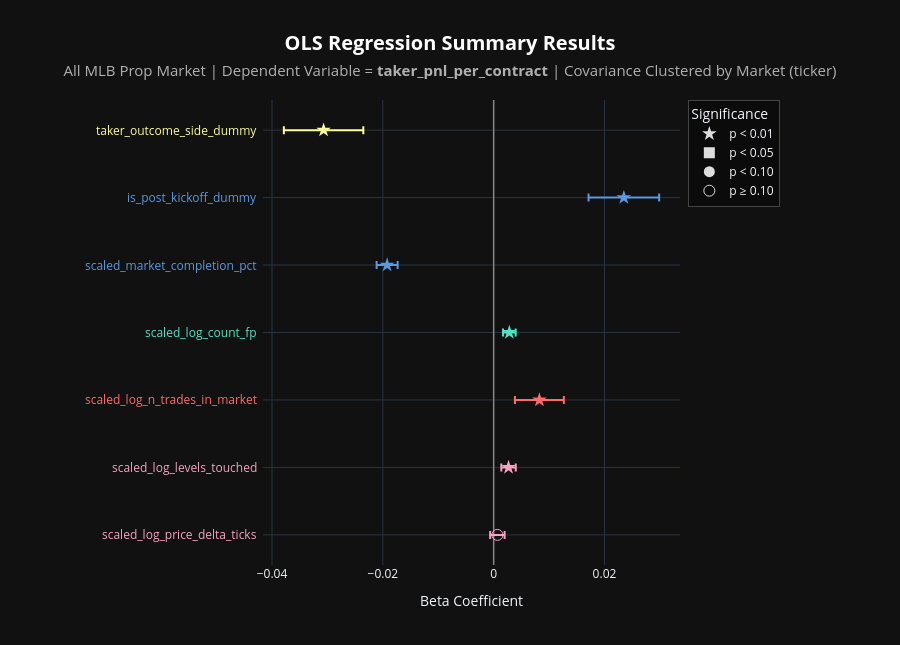

Source (notebook cell):
### Code cell
# Regression Analysis: Taker PnL
# Note, hover for regression details

graph_regression(
    df           = kalshi_df,
    graph_title  = "All MLB",
    side         = 'taker',
    n_req_trades = 500,
    show_const   = False
)

### Figure 1 — Plotly figure (JSON) as saved in the notebook; plotly's stock layout.template omitted (floating-point values rounded to 4 significant figures)
{"data": [{"customdata": [[0.3129, 0.0006658, 1.009, 0.231, 0.0005609, 1.198, 1.187, -0.000633, 0.001977]], "error_x": {"array": [0.001305], "color": "#F7A2C0", "type": "data", "visible": true}, "hovertemplate": "<b>Independent Variable:</b> %{y}<br><b>Beta:</b> %{x:.4f}<br><b>95% CI:</b> [%{customdata[7]:.4f}, %{customdata[8]:.4f}]<br><br><b>Clustered (by ticker):</b><br>p-value: %{customdata[0]:.4f}<br>Std Error: %{customdata[1]:.4f}<br>t-statistic: %{customdata[2]:.2f}<br><br><b>Naive (non-clustered):</b><br>p-value: %{customdata[3]:.4f}<br>Std Error: %{customdata[4]:.4f}<br>t-statistic: %{customdata[5]:.2f}<br><br><b>SE inflation (clustered / naive):</b> %{customdata[6]:.2f}x<extra></extra>", "marker": {"color": "#F7A2C0", "size": 11, "symbol": "circle-open"}, "mode": "markers", "showlegend": false, "type": "scatter", "x": [0.0006719], "y": ["scaled_log_price_delta_ticks"]}, {"customdata": [[5.589e-05, 0.0006651, 4.03, 2.252e-06, 0.0005666, 4.729, 1.174, 0.001376, 0.003983]], "error_x": {"array": [0.001303], "color": "#F7A2C0", "type": "data", "visible": true}, "hovertemplate": "<b>Independent Variable:</b> %{y}<br><b>Beta:</b> %{x:.4f}<br><b>95% CI:</b> [%{customdata[7]:.4f}, %{customdata[8]:.4f}]<br><br><b>Clustered (by ticker):</b><br>p-value: %{customdata[0]:.4f}<br>Std Error: %{customdata[1]:.4f}<br>t-statistic: %{customdata[2]:.2f}<br><br><b>Naive (non-clustered):</b><br>p-value: %{customdata[3]:.4f}<br>Std Error: %{customdata[4]:.4f}<br>t-statistic: %{customdata[5]:.2f}<br><br><b>SE inflation (clustered / naive):</b> %{customdata[6]:.2f}x<extra></extra>", "marker": {"color": "#F7A2C0", "size": 11, "symbol": "star"}, "mode": "markers", "showlegend": false, "type": "scatter", "x": [0.00268], "y": ["scaled_log_levels_touched"]}, {"customdata": [[0.0002486, 0.002251, 3.664, 7.967e-235, 0.000252, 32.72, 8.932, 0.003835, 0.01266]], "error_x": {"array": [0.004412], "color": "#FF6B6B", "type": "data", "visible": true}, "hovertemplate": "<b>Independent Variable:</b> %{y}<br><b>Beta:</b> %{x:.4f}<br><b>95% CI:</b> [%{customdata[7]:.4f}, %{customdata[8]:.4f}]<br><br><b>Clustered (by ticker):</b><br>p-value: %{customdata[0]:.4f}<br>Std Error: %{customdata[1]:.4f}<br>t-statistic: %{customdata[2]:.2f}<br><br><b>Naive (non-clustered):</b><br>p-value: %{customdata[3]:.4f}<br>Std Error: %{customdata[4]:.4f}<br>t-statistic: %{customdata[5]:.2f}<br><br><b>SE inflation (clustered / naive):</b> %{customdata[6]:.2f}x<extra></extra>", "marker": {"color": "#FF6B6B", "size": 11, "symbol": "star"}, "mode": "markers", "showlegend": false, "type": "scatter", "x": [0.008248], "y": ["scaled_log_n_trades_in_market"]}, {"customdata": [[1.257e-06, 0.000583, 4.846, 3.851e-32, 0.0002394, 11.8, 2.435, 0.001683, 0.003968]], "error_x": {"array": [0.001143], "color": "#50E3C2", "type": "data", "visible": true}, "hovertemplate": "<b>Independent Variable:</b> %{y}<br><b>Beta:</b> %{x:.4f}<br><b>95% CI:</b> [%{customdata[7]:.4f}, %{customdata[8]:.4f}]<br><br><b>Clustered (by ticker):</b><br>p-value: %{customdata[0]:.4f}<br>Std Error: %{customdata[1]:.4f}<br>t-statistic: %{customdata[2]:.2f}<br><br><b>Naive (non-clustered):</b><br>p-value: %{customdata[3]:.4f}<br>Std Error: %{customdata[4]:.4f}<br>t-statistic: %{customdata[5]:.2f}<br><br><b>SE inflation (clustered / naive):</b> %{customdata[6]:.2f}x<extra></extra>", "marker": {"color": "#50E3C2", "size": 11, "symbol": "star"}, "mode": "markers", "showlegend": false, "type": "scatter", "x": [0.002826], "y": ["scaled_log_count_fp"]}, {"customdata": [[5.061e-88, 0.0009668, -19.89, 0, 0.0002746, -70.02, 3.52, -0.02112, -0.01733]], "error_x": {"array": [0.001895], "color": "#5A99E0", "type": "data", "visible": true}, "hovertemplate": "<b>Independent Variable:</b> %{y}<br><b>Beta:</b> %{x:.4f}<br><b>95% CI:</b> [%{customdata[7]:.4f}, %{customdata[8]:.4f}]<br><br><b>Clustered (by ticker):</b><br>p-value: %{customdata[0]:.4f}<br>Std Error: %{customdata[1]:.4f}<br>t-statistic: %{customdata[2]:.2f}<br><br><b>Naive (non-clustered):</b><br>p-value: %{customdata[3]:.4f}<br>Std Error: %{customdata[4]:.4f}<br>t-statistic: %{customdata[5]:.2f}<br><br><b>SE inflation (clustered / naive):</b> %{customdata[6]:.2f}x<extra></extra>", "marker": {"color": "#5A99E0", "size": 11, "symbol": "star"}, "mode": "markers", "showlegend": false, "type": "scatter", "x": [-0.01923], "y": ["scaled_market_completion_pct"]}, {"customdata": [[4.971e-13, 0.003251, 7.226, 2.061e-234, 0.0007185, 32.69, 4.525, 0.01712, 0.02986]], "error_x": {"array": [0.006371], "color": "#5A99E0", "type": "data", "visible": true}, "hovertemplate": "<b>Independent Variable:</b> %{y}<br><b>Beta:</b> %{x:.4f}<br><b>95% CI:</b> [%{customdata[7]:.4f}, %{customdata[8]:.4f}]<br><br><b>Clustered (by ticker):</b><br>p-value: %{customdata[0]:.4f}<br>Std Error: %{customdata[1]:.4f}<br>t-statistic: %{customdata[2]:.2f}<br><br><b>Naive (non-clustered):</b><br>p-value: %{customdata[3]:.4f}<br>Std Error: %{customdata[4]:.4f}<br>t-statistic: %{customdata[5]:.2f}<br><br><b>SE inflation (clustered / naive):</b> %{customdata[6]:.2f}x<extra></extra>", "marker": {"color": "#5A99E0", "size": 11, "symbol": "star"}, "mode": "markers", "showlegend": false, "type": "scatter", "x": [0.02349], "y": ["is_post_kickoff_dummy"]}, {"customdata": [[4.882e-17, 0.003659, -8.389, 0, 0.0005963, -51.48, 6.136, -0.03786, -0.02352]], "error_x": {"array": [0.007171], "color": "#FDFD96", "type": "data", "visible": true}, "hovertemplate": "<b>Independent Variable:</b> %{y}<br><b>Beta:</b> %{x:.4f}<br><b>95% CI:</b> [%{customdata[7]:.4f}, %{customdata[8]:.4f}]<br><br><b>Clustered (by ticker):</b><br>p-value: %{customdata[0]:.4f}<br>Std Error: %{customdata[1]:.4f}<br>t-statistic: %{customdata[2]:.2f}<br><br><b>Naive (non-clustered):</b><br>p-value: %{customdata[3]:.4f}<br>Std Error: %{customdata[4]:.4f}<br>t-statistic: %{customdata[5]:.2f}<br><br><b>SE inflation (clustered / naive):</b> %{customdata[6]:.2f}x<extra></extra>", "marker": {"color": "#FDFD96", "size": 11, "symbol": "star"}, "mode": "markers", "showlegend": false, "type": "scatter", "x": [-0.03069], "y": ["taker_outcome_side_dummy"]}, {"hoverinfo": "skip", "marker": {"color": "#dddddd", "size": 11, "symbol": "star"}, "mode": "markers", "name": "p < 0.01", "showlegend": true, "type": "scatter", "x": [null], "y": [null]}, {"hoverinfo": "skip", "marker": {"color": "#dddddd", "size": 11, "symbol": "square"}, "mode": "markers", "name": "p < 0.05", "showlegend": true, "type": "scatter", "x": [null], "y": [null]}, {"hoverinfo": "skip", "marker": {"color": "#dddddd", "size": 11, "symbol": "circle"}, "mode": "markers", "name": "p < 0.10", "showlegend": true, "type": "scatter", "x": [null], "y": [null]}, {"hoverinfo": "skip", "marker": {"color": "#dddddd", "size": 11, "symbol": "circle-open"}, "mode": "markers", "name": "p ≥ 0.10", "showlegend": true, "type": "scatter", "x": [null], "y": [null]}], "layout": {"annotations": [{"font": {"color": "#F7A2C0", "size": 12}, "showarrow": false, "text": "scaled_log_price_delta_ticks", "x": -0.01, "xanchor": "right", "xref": "paper", "y": "scaled_log_price_delta_ticks", "yanchor": "middle", "yref": "y"}, {"font": {"color": "#F7A2C0", "size": 12}, "showarrow": false, "text": "scaled_log_levels_touched", "x": -0.01, "xanchor": "right", "xref": "paper", "y": "scaled_log_levels_touched", "yanchor": "middle", "yref": "y"}, {"font": {"color": "#FF6B6B", "size": 12}, "showarrow": false, "text": "scaled_log_n_trades_in_market", "x": -0.01, "xanchor": "right", "xref": "paper", "y": "scaled_log_n_trades_in_market", "yanchor": "middle", "yref": "y"}, {"font": {"color": "#50E3C2", "size": 12}, "showarrow": false, "text": "scaled_log_count_fp", "x": -0.01, "xanchor": "right", "xref": "paper", "y": "scaled_log_count_fp", "yanchor": "middle", "yref": "y"}, {"font": {"color": "#5A99E0", "size": 12}, "showarrow": false, "text": "scaled_market_completion_pct", "x": -0.01, "xanchor": "right", "xref": "paper", "y": "scaled_market_completion_pct", "yanchor": "middle", "yref": "y"}, {"font": {"color": "#5A99E0", "size": 12}, "showarrow": false, "text": "is_post_kickoff_dummy", "x": -0.01, "xanchor": "right", "xref": "paper", "y": "is_post_kickoff_dummy", "yanchor": "middle", "yref": "y"}, {"font": {"color": "#FDFD96", "size": 12}, "showarrow": false, "text": "taker_outcome_side_dummy", "x": -0.01, "xanchor": "right", "xref": "paper", "y": "taker_outcome_side_dummy", "yanchor": "middle", "yref": "y"}], "height": 645, "legend": {"bgcolor": "rgba(0,0,0,0.35)", "bordercolor": "#444444", "borderwidth": 1, "title": {"text": "Significance"}, "x": 1.02, "xanchor": "left", "y": 1, "yanchor": "top"}, "margin": {"l": 263, "r": 220}, "paper_bgcolor": "#111111", "plot_bgcolor": "#111111", "title": {"font": {"color": "#ffffff", "size": 20}, "text": "<b>OLS Regression Summary Results</b><br><span style='font-size: 15px; color: #b0b0b0;'>All MLB Prop Market | Dependent Variable = <b>taker_pnl_per_contract</b> | Covariance Clustered by Market (ticker)</span>", "x": 0.5, "xanchor": "center"}, "xaxis": {"title": {"text": "Beta Coefficient"}, "zeroline": true, "zerolinecolor": "#888888", "zerolinewidth": 1.5}, "yaxis": {"showticklabels": false, "title": {}}}}
